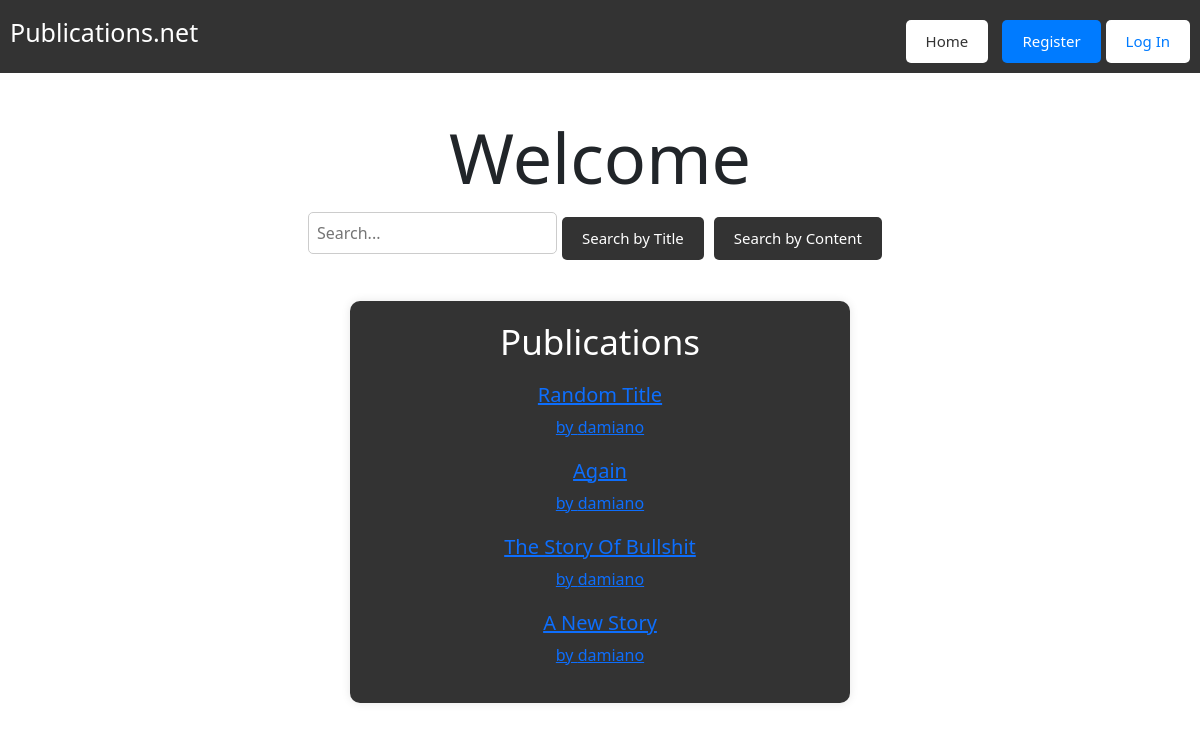
Before: / with the older database file.
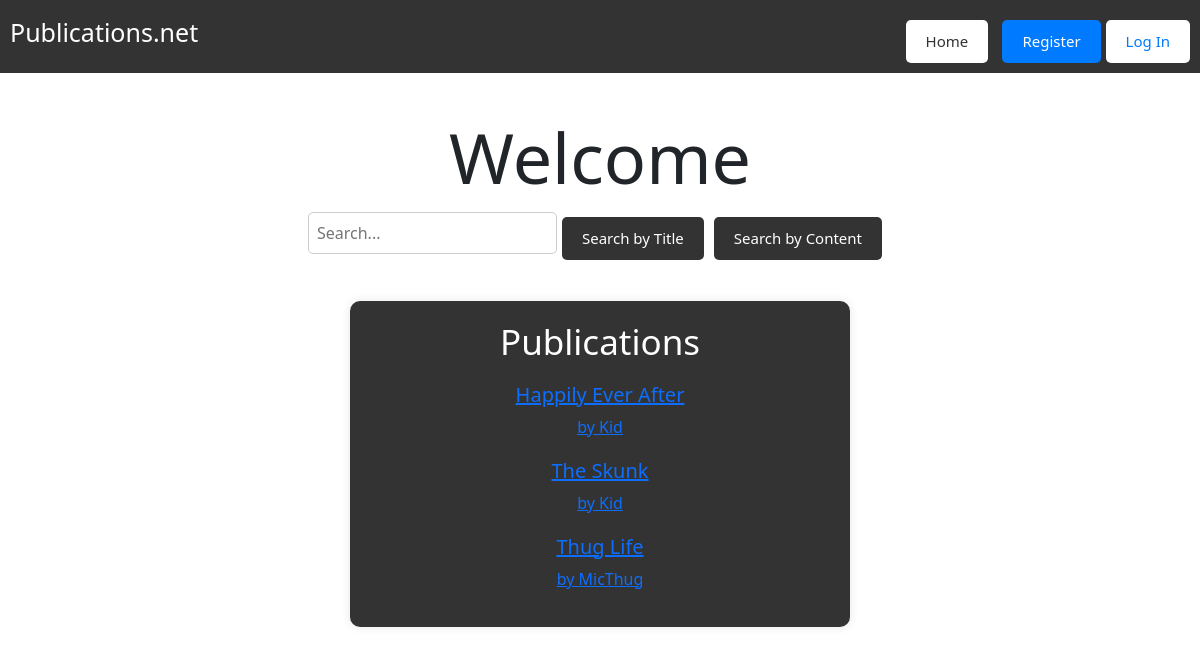
After: the same page with the newer database file.
### tables this page shows
CREATE TABLE `publication` (
  `publication_id` int(11) NOT NULL,
  `profile_id` int(11) NOT NULL,
  `publication_title` varchar(50) NOT NULL,
  `publication_text` varchar(250) NOT NULL,
  `timestamp` varchar(20) NOT NULL,
  `publication_status` tinyint(1) NOT NULL DEFAULT 1
);

CREATE TABLE `user` (
  `user_id` int(11) NOT NULL,
  `username` varchar(25) NOT NULL,
  `password_hash` varchar(60) NOT NULL
);

### app/controllers/Publication.php (called while the page is built, shortened)
<?php
class Publication extends \app\core\Controller {
    function loadAll(){
        $publication = new \app\models\Publication();
        $publications = $publication->getAll();
        $this->view('Publication/home',['publications' => $publications]);
    }
}

### app/core/App.php (called while the page is built, shortened)
<?php
class App{
    private $routes = [];
    public function addRoute($url,$handler){
        $url = preg_replace('/{([^\/]+)}/', '(?<$1>[^\/]+)', $url);
        $this->routes[$url] = $handler;
    }
    public function resolve($url){
        $matches = [];
        foreach ($this->routes as $routePattern => $controllerMethod) {
            if(preg_match("#^$routePattern$#", $url, $matches)){
                $namedParams = array_filter($matches,
                    function($key) {
                        return !is_numeric($key);
                    }
                    , ARRAY_FILTER_USE_KEY);
                return [$controllerMethod, $namedParams];
            }
        }
        return false;
    }
    function __construct(){
        $url = $_GET['url'];
        [$controllerMethod, $namedParams] = $this->resolve($url);
        [$controller,$method] = explode(',', $controllerMethod);
        $controllerInstance = new $controller();
        call_user_func_array([$controllerInstance, $method], $namedParams);
    }
}

### index.php (called while the page is built, shortened)
<?php
new App();

### app/core/autoload.php (called while the page is built, shortened)
<?php
spl_autoload_register(
    function($class_name){
        $class_name = str_replace('\\', DIRECTORY_SEPARATOR, $class_name);
        if(file_exists($class_name.'.php')){
            return true;
        }
        else
        {
            return false;
        }
    }
);

### app/core/Model.php (called while the page is built, shortened)
<?php
class Model{
	public function __construct(){
		$host = 'localhost';
		$dbname = 'assignment2';
		$user = 'root';
		$pass = '';
	}
}

### app/core/Controller.php (called while the page is built, shortened)
<?php
class Controller{
	function view($name, $data=null){
		include('app/views/' . $name . '.php');
	}
}

### app/models/Publication.php (the view, shortened to what this page needs)
<?php
class Publication extends \app\core\Model {
    public function getAll(){
        $publicationIds = [];
        $SQL = 'SELECT p.publication_id, p.publication_title, u.username
        FROM publication p
        JOIN profile pr ON p.profile_id = pr.profile_id
        JOIN user u ON pr.user_id = u.user_id
        WHERE p.publication_status = 1';
        $STMT = self::$_conn->prepare($SQL);
        $STMT->execute();
        while ($row = $STMT->fetch(PDO::FETCH_ASSOC)) {
            $publicationId = $row['publication_id'];
            $publicationTitle = $row['publication_title'];
            $username = $row['username'];
            $link = "<a href='/Publication/index/$publicationId'><h5>$publicationTitle</h5>by $username</a>";
            $publicationIds[] = $link;
        }
        return $publicationIds;
    }
}

### app/views/Publication/home.php (shortened to what this page needs)
<html>
    <head>
        <link href="https://cdn.jsdelivr.net/npm/bootstrap@5.3.2/dist/css/bootstrap.min.css" rel="stylesheet">
        <link href="https://cdn.jsdelivr.net/npm/bootstrap-icons@1.8.0/font/bootstrap-icons.css" rel="stylesheet">
    </head>
    <body>
        <div id = 'wrapper'>
        <?php include 'app/views/Publication/topBar.php'; ?>
        <h4>Welcome</h4>
        <div id="searchFormContainer">
                    <form id="searchForm" method="POST" action='/Publication/search'>
                        <input type="text" name="search" placeholder="Search...">
                        <input class = 'b' type="submit" name="searchType" value ="Search by Title"/>
                        <input class = 'b' type="submit" name="searchType" value ="Search by Content"/>
                    </form>
                </div>
            <div id = 'links' >
                <h3>Publications</h3>
                <ul>
                    <?php foreach ($data['publications'] as $link): ?>
                        <li><?= $link ?></li>
                        <?php endforeach; ?>
                </ul>
            </div>
        </div>
    </body>
</html>

### app/views/Publication/topBar.php (shortened to what this page needs)
<html>
    <head>
        <link href="https://cdn.jsdelivr.net/npm/bootstrap@5.3.2/dist/css/bootstrap.min.css" rel="stylesheet">
        <link href="https://cdn.jsdelivr.net/npm/bootstrap-icons@1.8.0/font/bootstrap-icons.css" rel="stylesheet">
    </head>
    <body>
        <div id = 'wrapper'>
        <div id = 'topBar'>
            <h1>Publications.net</h1>
            <nav>
            <a href="/Publication/home" class="buttons">Home</a>
            <?php
                if(!isset($_SESSION['user_id'])) {
                    echo '<a href="/User/register" class="register">Register</a>';
                    echo '<a href="/User/login" class="login">Log In</a>';
                }
            ?>
            </nav>
        </div>
        </div>
    </body>
</html>

### app/views/Publication/home.php (style rules this page uses)
#wrapper { padding-top: 20px; display: flex; flex-direction: column; align-items: center; justify-content: center; }
h1 { font-weight: 200; font-size: 25; }
#links { color: #fff; background-color: #333; border-radius: 10px; box-shadow: 0px 0px 10px rgba(0, 0, 0, 0.1); padding: 20px; width: 500px; margin-top: 25px; text-align: center; }
.register, .logout { margin-top: 10px; display: inline-block; padding: 10px 20px; background-color: #007bff; font-size: 15; font-weight: 300; color: #fff; text-decoration: none; border: none; border-radius: 5px; }
.login { margin-top: 10px; display: inline-block; padding: 10px 20px; background-color: #fff; font-size: 15; font-weight: 300; color: #007bff; text-decoration: none; border: none; border-radius: 5px; margin-left: 5px; }
li { list-style-type: none; margin-top: 20px; padding: 0px; }
ul { list-style-position: inside; padding-left: 0; }
h4 { margin-top: 75px; font-size: 70px; font-weight: 300; }
#topBar { background-color: #333; color: #fff; padding: 10px; display: flex; justify-content: space-between; align-items: center; position: fixed; top: 0; width: 100%; }
h3 { font-weight: 200; font-size: 35; }
.b { margin-top: 10px; display: inline-block; padding: 10px 20px; background-color: #333; color: #fff; font-size: 15; font-weight: 300; text-decoration: none; border: none; border-radius: 5px; margin-right: 10px; }

### app/views/Publication/topBar.php (style rules this page uses)
#wrapper { padding-top: 20px; display: flex; flex-direction: column; align-items: center; justify-content: center; }
h1 { font-weight: 200; font-size: 25; }
.register, .logout { margin-top: 10px; display: inline-block; padding: 10px 20px; background-color: #007bff; font-size: 15; font-weight: 300; color: #fff; text-decoration: none; border: none; border-radius: 5px; cursor: pointer; }
.login { margin-top: 10px; display: inline-block; padding: 10px 20px; background-color: #fff; font-size: 15; font-weight: 300; color: #007bff; text-decoration: none; border: none; border-radius: 5px; margin-left: 5px; cursor: pointer; }
.buttons { margin-top: 10px; display: inline-block; padding: 10px 20px; background-color: #fff; font-size: 15; font-weight: 300; color: #333; text-decoration: none; border: none; border-radius: 5px; margin-right: 10px; cursor: pointer; }
li { list-style-type: none; margin-top: 20px; padding: 0px; }
ul { list-style-position: inside; padding-left: 0; }
h4 { margin-top: 75px; font-size: 70px; font-weight: 300; }
#topBar { background-color: #333; color: #fff; padding: 10px; display: flex; justify-content: space-between; align-items: center; position: fixed; top: 0; width: 100%; }
h3 { font-weight: 200; font-size: 35; }
#searchFormContainer { flex: 1; display: flex; justify-content: center; }
#searchForm { display: flex; align-items: center; }
#searchForm input[type="text"] { padding: 8px; border: 1px solid #ccc; border-radius: 5px; margin-right: 5px; }

Changed rows visible on the page:
removed publication: publication_title "Random Title"
removed user: username "damiano"
removed publication: publication_title "Again"
removed publication: publication_title "The Story Of Bullshit"
removed publication: publication_title "A New Story"
added publication: publication_title "Happily Ever After"
now on this page (row unchanged): user: username "Kid"
added publication: publication_title "The Skunk"
added publication: publication_title "Thug Life"
added user: username "MicThug"
